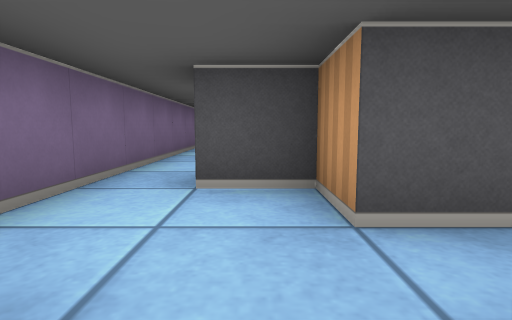
View 1 (above)

16 first-person views from a walk through a cub3D level. The camera is about half as high as the walls, tilts 6° down and sees 80° across. The floor is counted in squares. Each view is taken from the middle of a square. On the plan, view 1 faces up. The plan holds only what a view shows up to about 9 squares ahead; the rest is blank.

View 2
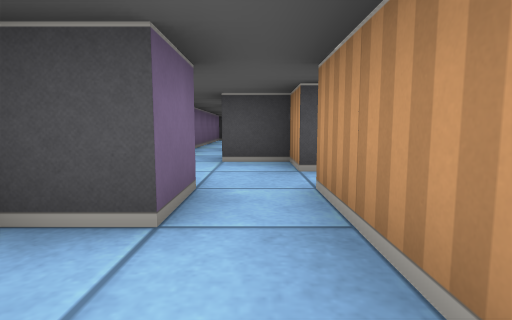

View 3
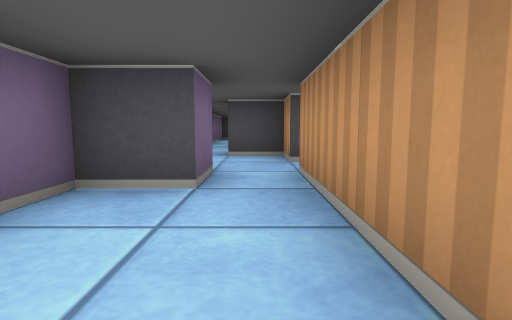

View 4
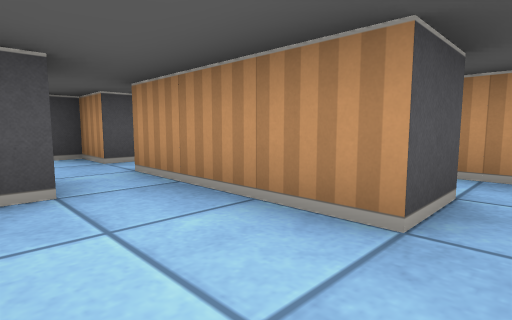

View 5
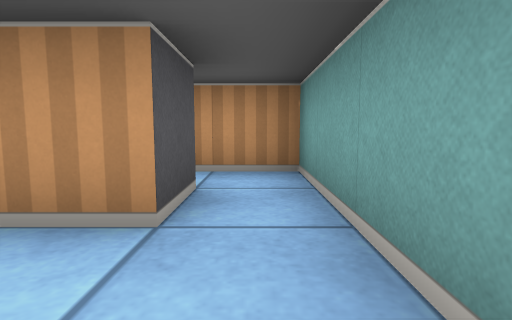

View 6
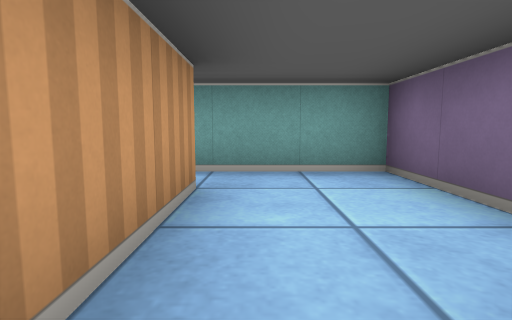

View 7
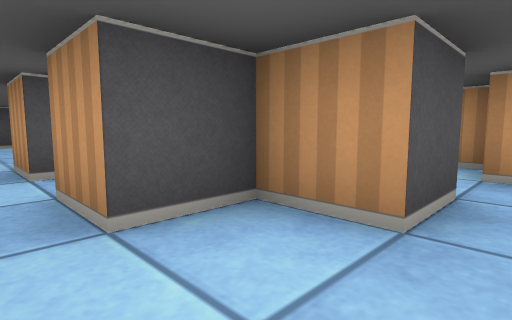

View 8
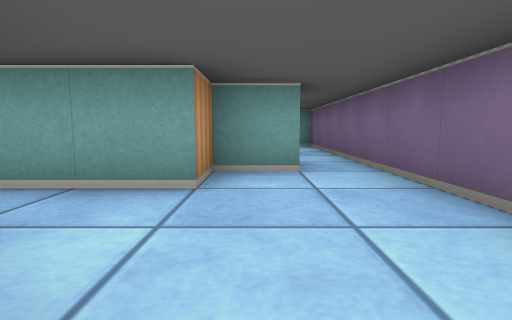

View 9
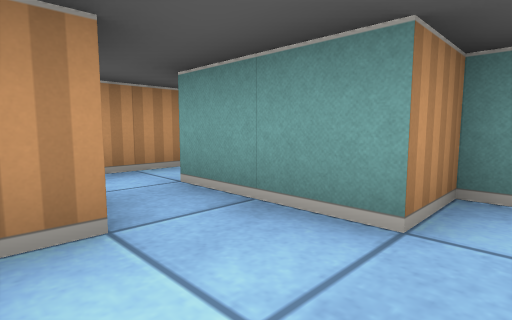

View 10
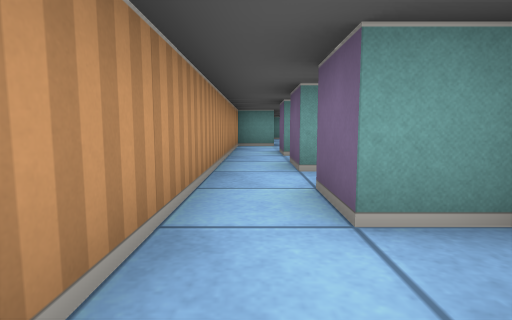

View 11
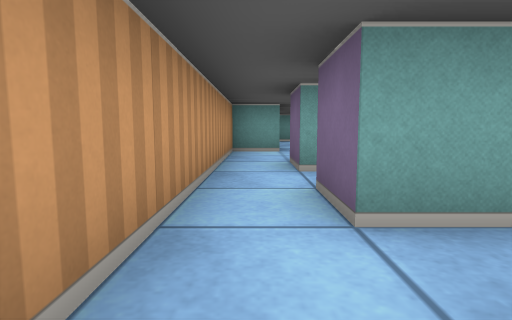

View 12
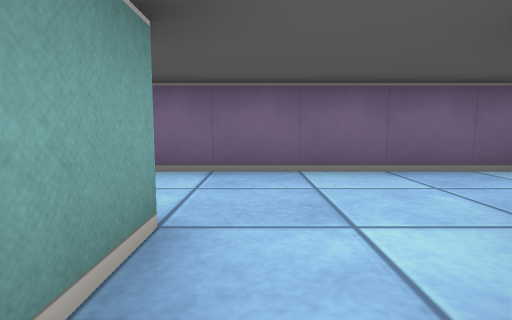

View 13
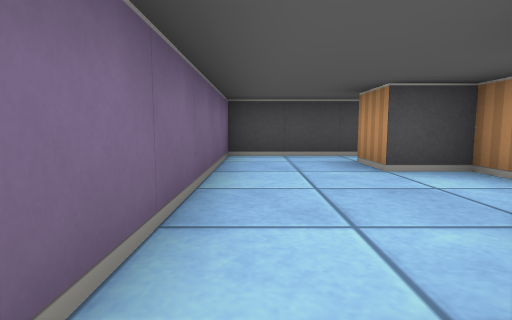

View 14
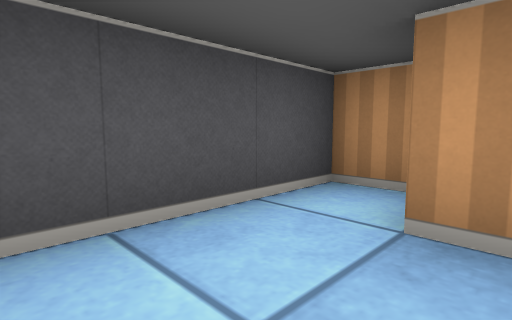

View 15
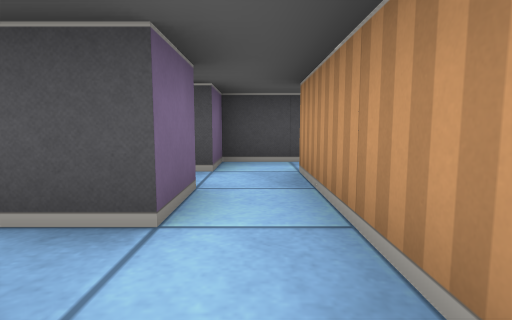

View 16
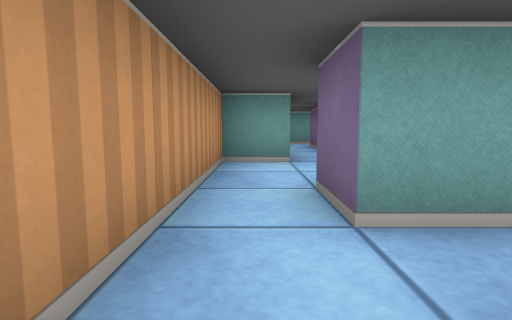

### Floor plan
Key: @ floor where view 1 was taken; # wall or solid block; . floor.
Columns run from 2 left of view 1 to 4 right of it. Each row starts with its distance up from view 1.
 11 #######
 10 #..##..
  9 #..##.#
  8 #...#.#
  7 #.....#
  6 #.###.#
  5 #.# ..#
  4 #.. #.#
  3 #.##..#
  2 #..#.##
  1 #....#
  0 ##@#.
 -1 #..#.
 -2 #..#.#
 -3 #....#
 -4 ######

Positions as (right, up) in squares from view 1, and headings:
1: (0, 0), facing up
2: (0, -2), facing up
3: (0, -3), facing up
4: (-1, -3), facing up-right
5: (-1, -3), facing right
6: (0, 0), facing down
7: (-1, 1), facing up-right
8: (0, 9), facing down
9: (0, 8), facing down-right
10: (3, 10), facing down
11: (3, 8), facing down
12: (2, 7), facing left
13: (-1, 5), facing up
14: (-1, 9), facing up-right
15: (3, 6), facing up
16: (3, 6), facing down
